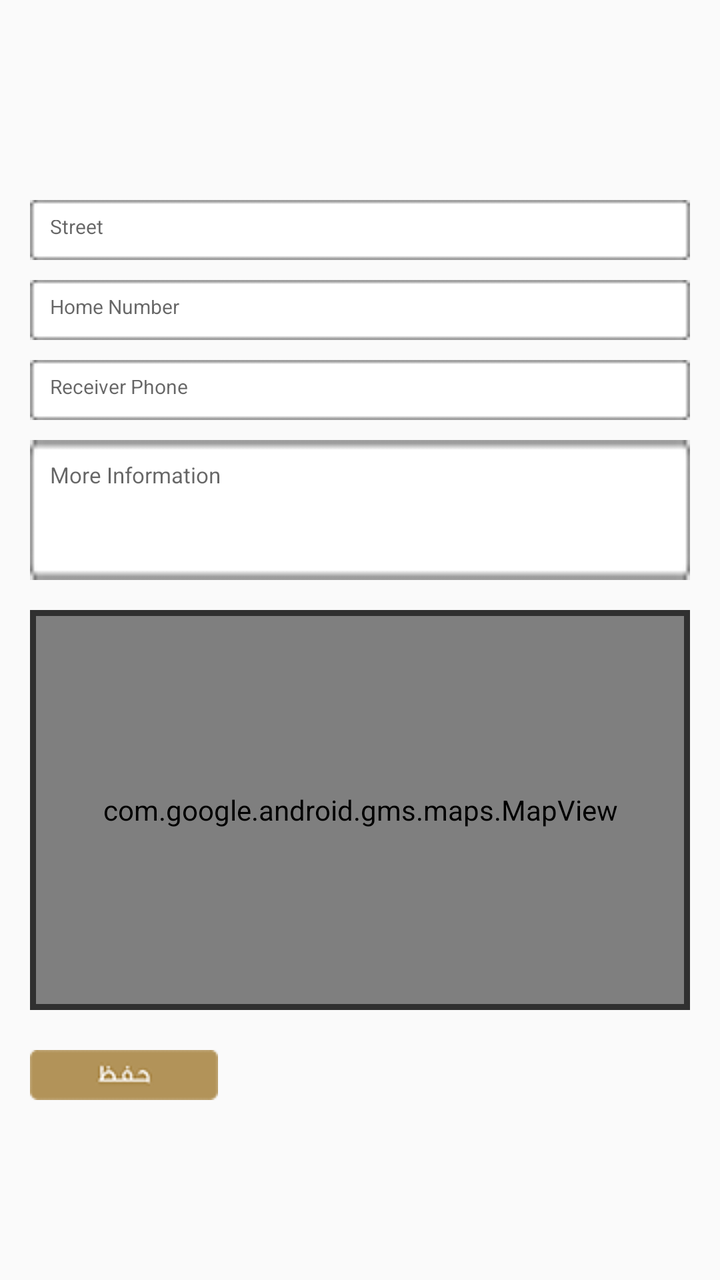
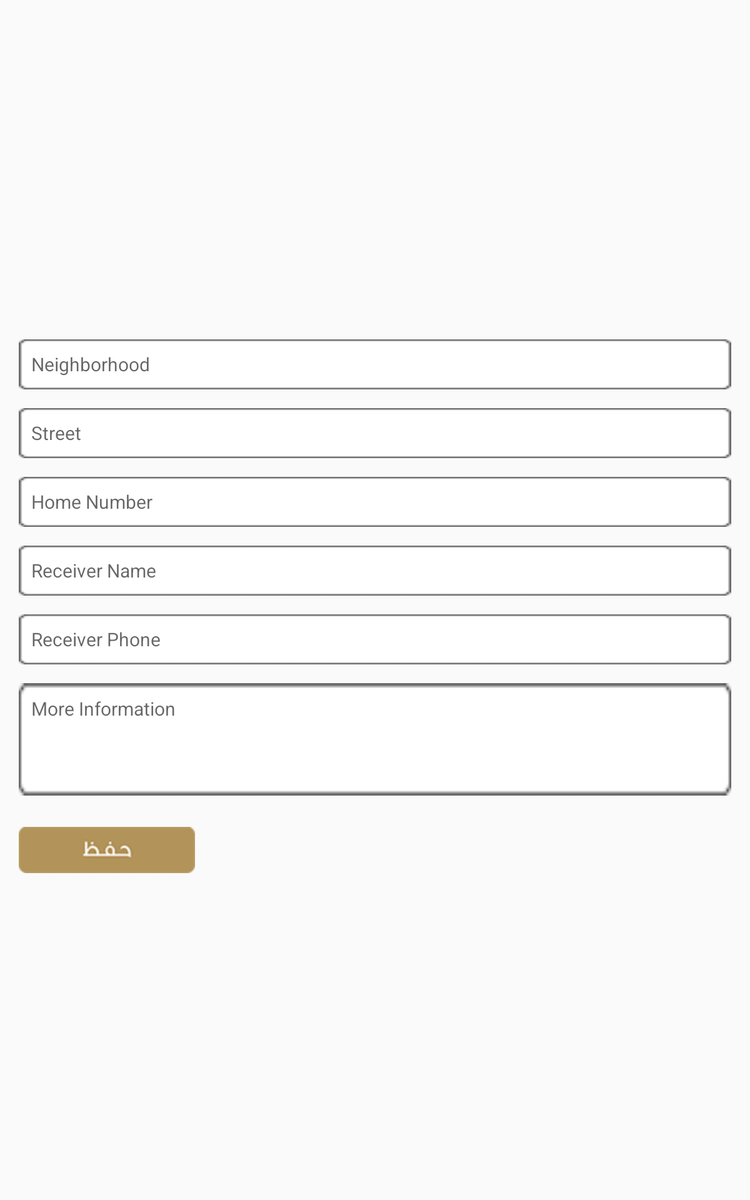

Compare how this app lays out the same screen by default and in its alternative resource folder. The renders come first, then the two layout files and the values they reference.
<!-- AndroidManifest.xml: application theme AppTheme -->
<!-- res/layout/fragment_card_address.xml -->
<RelativeLayout xmlns:android="http://schemas.android.com/apk/res/android"
    xmlns:tools="http://schemas.android.com/tools"
    android:layout_width="match_parent"
    android:layout_height="match_parent"
    tools:context="sedra.appsmatic.com.sedra.Fragments.PresentCardTabs.CardAddress">

    <LinearLayout
        android:orientation="vertical"
        android:layout_width="match_parent"
        android:layout_height="wrap_content"
        android:padding="15dp"
        android:layout_centerVertical="true"
        android:layout_alignParentLeft="true"
        android:layout_alignParentEnd="true">

        <EditText
            android:layout_width="match_parent"
            android:layout_height="30dp"
            android:ems="10"
            android:id="@+id/st_input"
            android:background="@drawable/inputbar"
            android:padding="10dp"
            android:gravity="start"
            android:textSize="10dp"
            android:layout_marginTop="10dp"
            android:hint="@string/st"
            android:inputType="textPostalAddress" />

        <EditText
            android:layout_width="match_parent"
            android:layout_height="30dp"
            android:ems="10"
            android:id="@+id/home_num_input"
            android:background="@drawable/inputbar"
            android:padding="10dp"
            android:gravity="start"
            android:textSize="10dp"
            android:layout_marginTop="10dp"
            android:hint="@string/homephone"
            android:inputType="number" />

        <EditText
            android:layout_width="match_parent"
            android:layout_height="30dp"
            android:ems="10"
            android:id="@+id/rciver_phone_input"
            android:background="@drawable/inputbar"
            android:padding="10dp"
            android:gravity="start"
            android:textSize="10dp"
            android:layout_marginTop="10dp"
            android:hint="@string/rceverphone"
            android:inputType="phone" />

        <EditText
            android:layout_width="match_parent"
            android:layout_height="70dp"
            android:ems="10"
            android:id="@+id/more_info_input"
            android:background="@drawable/inputbar"
            android:padding="10dp"
            android:gravity="start"
            android:textSize="11dp"
            android:layout_marginTop="10dp"
            android:hint="@string/moreinfo"
            android:inputType="textImeMultiLine" />

        <FrameLayout xmlns:android="http://schemas.android.com/apk/res/android"
            android:layout_width="match_parent"
            android:layout_height="200dp"
            android:layout_marginTop="15dp"
            android:background="#303030">

            <com.google.android.gms.maps.MapView
                android:id="@+id/map"
                android:layout_width="match_parent"
                android:layout_height="match_parent"
                android:layout_margin="3dp">
            </com.google.android.gms.maps.MapView>
       </FrameLayout>

        <ImageView
            android:layout_width="wrap_content"
            android:layout_height="wrap_content"
            android:id="@+id/save_delivery_location_btn"
            android:src="@drawable/savebtn"
            android:layout_marginTop="20dp" />

    </LinearLayout>

</RelativeLayout>
<!-- resources referenced by this layout -->
<resources>
  <!-- drawable inputbar: png bitmap (drawable, 3012 bytes) -->
  <!-- drawable savebtn: png bitmap (drawable, 3873 bytes) -->
  <string name="homephone">Home Number</string>
  <string name="moreinfo">More Information</string>
  <string name="rceverphone">Receiver Phone</string>
  <string name="st">Street</string>
  <style name="AppTheme" parent="Theme.AppCompat.Light.DarkActionBar">
          
          <item name="colorPrimary">@color/colorPrimary</item>
          <item name="colorPrimaryDark">@color/colorPrimaryDark</item>
          <item name="colorAccent">@color/colorAccent</item>
      </style>
  <color name="colorPrimary">#b1925a</color>
  <color name="colorPrimaryDark">#b1925a</color>
  <color name="colorAccent">#d2ffb1</color>
</resources>
<!-- res/layout-large/fragment_card_address.xml (the author's variant of the layout above) -->
<!-- drawn on a 7-inch tablet held upright -->
<RelativeLayout xmlns:android="http://schemas.android.com/apk/res/android"
    xmlns:tools="http://schemas.android.com/tools"
    android:layout_width="match_parent"
    android:layout_height="match_parent"
    tools:context="sedra.appsmatic.com.sedra.Fragments.PresentCardTabs.CardAddress">

    <LinearLayout
        android:orientation="vertical"
        android:layout_width="match_parent"
        android:layout_height="wrap_content"
        android:padding="15dp"
        android:layout_centerVertical="true"
        android:layout_alignParentLeft="true"
        android:layout_alignParentEnd="true">

        <EditText
            android:layout_width="match_parent"
            android:layout_height="40dp"
            android:inputType="textPersonName"
            android:ems="10"
            android:id="@+id/hay_input"
            android:background="@drawable/inputbar"
            android:padding="10dp"
            android:gravity="start"
            android:textSize="15dp"
            android:layout_marginTop="10dp"
            android:hint="@string/hay" />

        <EditText
            android:layout_width="match_parent"
            android:layout_height="40dp"
            android:ems="10"
            android:id="@+id/st_input"
            android:background="@drawable/inputbar"
            android:padding="10dp"
            android:gravity="start"
            android:textSize="15dp"
            android:layout_marginTop="15dp"
            android:hint="@string/st"
            android:inputType="textPostalAddress" />

        <EditText
            android:layout_width="match_parent"
            android:layout_height="40dp"
            android:ems="10"
            android:id="@+id/home_num_input"
            android:background="@drawable/inputbar"
            android:padding="10dp"
            android:gravity="start"
            android:textSize="15dp"
            android:layout_marginTop="15dp"
            android:hint="@string/homephone"
            android:inputType="number" />

        <EditText
            android:layout_width="match_parent"
            android:layout_height="40dp"
            android:inputType="textPersonName"
            android:ems="10"
            android:id="@+id/rcivername_input"
            android:background="@drawable/inputbar"
            android:padding="10dp"
            android:gravity="start"
            android:textSize="15dp"
            android:layout_marginTop="15dp"
            android:hint="@string/rcevername" />

        <EditText
            android:layout_width="match_parent"
            android:layout_height="40dp"
            android:ems="10"
            android:id="@+id/rciver_phone_input"
            android:background="@drawable/inputbar"
            android:padding="10dp"
            android:gravity="start"
            android:textSize="15dp"
            android:layout_marginTop="15dp"
            android:hint="@string/rceverphone"
            android:inputType="phone" />

        <EditText
            android:layout_width="match_parent"
            android:layout_height="90dp"
            android:ems="10"
            android:id="@+id/more_info_input"
            android:background="@drawable/inputbar"
            android:padding="10dp"
            android:gravity="start"
            android:textSize="15dp"
            android:layout_marginTop="15dp"
            android:hint="@string/moreinfo"
            android:inputType="textImeMultiLine" />

        <ImageView
            android:layout_width="wrap_content"
            android:layout_height="wrap_content"
            android:id="@+id/save_delivery_location_btn"
            android:src="@drawable/savebtn"
            android:layout_marginTop="25dp" />

    </LinearLayout>

</RelativeLayout>
<!-- resources referenced by the variant -->
<!-- as a 7-inch tablet held upright resolves them -->
<resources>
  <!-- drawable inputbar: png bitmap (drawable, 3012 bytes) -->
  <!-- drawable savebtn: png bitmap (drawable, 3873 bytes) -->
  <string name="hay">Neighborhood</string>
  <string name="homephone">Home Number</string>
  <string name="moreinfo">More Information</string>
  <string name="rcevername">Receiver Name</string>
  <string name="rceverphone">Receiver Phone</string>
  <string name="st">Street</string>
  <style name="AppTheme" parent="Theme.AppCompat.Light.DarkActionBar">
          
          <item name="colorPrimary">@color/colorPrimary</item>
          <item name="colorPrimaryDark">@color/colorPrimaryDark</item>
          <item name="colorAccent">@color/colorAccent</item>
      </style>
  <color name="colorPrimary">#b1925a</color>
  <color name="colorPrimaryDark">#b1925a</color>
  <color name="colorAccent">#d2ffb1</color>
</resources>
